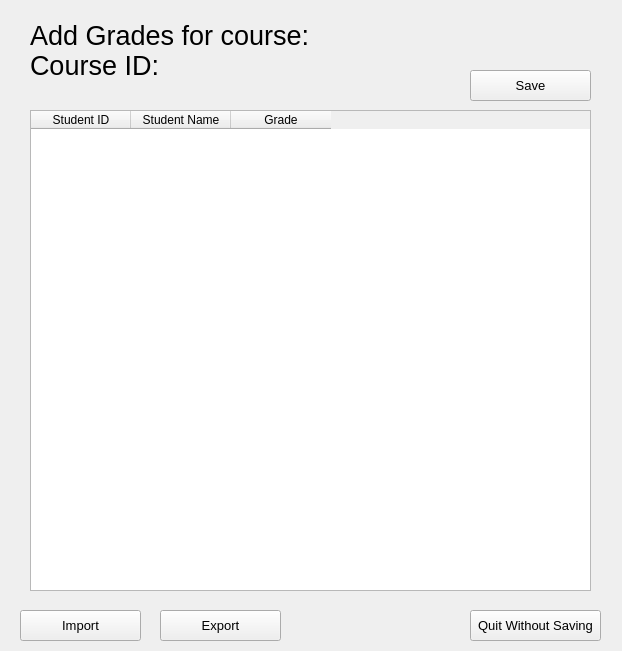
<?xml version="1.0" encoding="UTF-8"?>
<ui version="4.0">
 <class>Form</class>
 <widget class="QWidget" name="Form">
  <property name="geometry">
   <rect>
    <x>0</x>
    <y>0</y>
    <width>622</width>
    <height>651</height>
   </rect>
  </property>
  <property name="windowTitle">
   <string>Form</string>
  </property>
  <widget class="QLabel" name="label_3">
   <property name="geometry">
    <rect>
     <x>30</x>
     <y>10</y>
     <width>281</width>
     <height>51</height>
    </rect>
   </property>
   <property name="font">
    <font>
     <pointsize>20</pointsize>
    </font>
   </property>
   <property name="text">
    <string>Add Grades for course:</string>
   </property>
  </widget>
  <widget class="QTableWidget" name="addGradeTable">
   <property name="geometry">
    <rect>
     <x>30</x>
     <y>110</y>
     <width>561</width>
     <height>481</height>
    </rect>
   </property>
   <column>
    <property name="text">
     <string>Student ID</string>
    </property>
   </column>
   <column>
    <property name="text">
     <string>Student Name</string>
    </property>
   </column>
   <column>
    <property name="text">
     <string>Grade</string>
    </property>
   </column>
  </widget>
  <widget class="QPushButton" name="saveButton">
   <property name="geometry">
    <rect>
     <x>470</x>
     <y>70</y>
     <width>121</width>
     <height>31</height>
    </rect>
   </property>
   <property name="font">
    <font>
     <pointsize>10</pointsize>
    </font>
   </property>
   <property name="text">
    <string>Save</string>
   </property>
  </widget>
  <widget class="QPushButton" name="backButton">
   <property name="geometry">
    <rect>
     <x>470</x>
     <y>610</y>
     <width>131</width>
     <height>31</height>
    </rect>
   </property>
   <property name="font">
    <font>
     <pointsize>10</pointsize>
    </font>
   </property>
   <property name="text">
    <string>Quit Without Saving</string>
   </property>
  </widget>
  <widget class="QPushButton" name="importButton">
   <property name="geometry">
    <rect>
     <x>20</x>
     <y>610</y>
     <width>121</width>
     <height>31</height>
    </rect>
   </property>
   <property name="font">
    <font>
     <pointsize>10</pointsize>
    </font>
   </property>
   <property name="text">
    <string>Import</string>
   </property>
  </widget>
  <widget class="QPushButton" name="exportButton">
   <property name="geometry">
    <rect>
     <x>160</x>
     <y>610</y>
     <width>121</width>
     <height>31</height>
    </rect>
   </property>
   <property name="font">
    <font>
     <pointsize>10</pointsize>
    </font>
   </property>
   <property name="text">
    <string>Export</string>
   </property>
  </widget>
  <widget class="QLabel" name="label_4">
   <property name="geometry">
    <rect>
     <x>30</x>
     <y>40</y>
     <width>281</width>
     <height>51</height>
    </rect>
   </property>
   <property name="font">
    <font>
     <pointsize>20</pointsize>
    </font>
   </property>
   <property name="text">
    <string>Course ID:</string>
   </property>
  </widget>
  <widget class="QLabel" name="courseID">
   <property name="geometry">
    <rect>
     <x>160</x>
     <y>40</y>
     <width>281</width>
     <height>51</height>
    </rect>
   </property>
   <property name="font">
    <font>
     <pointsize>20</pointsize>
    </font>
   </property>
   <property name="text">
    <string/>
   </property>
  </widget>
  <widget class="QLabel" name="courseName">
   <property name="geometry">
    <rect>
     <x>310</x>
     <y>10</y>
     <width>281</width>
     <height>51</height>
    </rect>
   </property>
   <property name="font">
    <font>
     <pointsize>20</pointsize>
    </font>
   </property>
   <property name="text">
    <string/>
   </property>
  </widget>
 </widget>
 <resources/>
 <connections/>
</ui>
